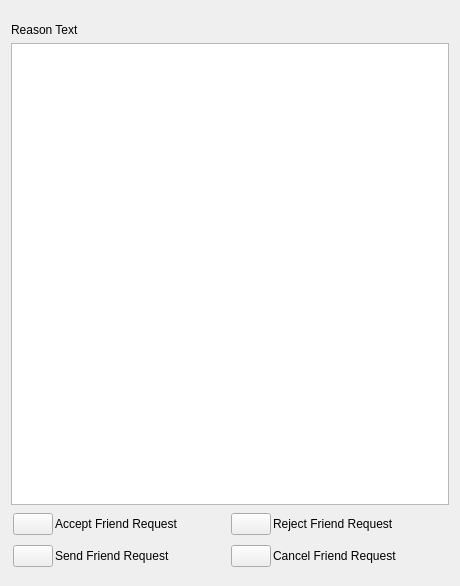
<?xml version="1.0" encoding="UTF-8"?>
<ui version="4.0">
 <class>AppletFriendRequestUi</class>
 <widget class="QWidget" name="AppletFriendRequestUi">
  <property name="geometry">
   <rect>
    <x>0</x>
    <y>0</y>
    <width>460</width>
    <height>586</height>
   </rect>
  </property>
  <property name="sizePolicy">
   <sizepolicy hsizetype="Expanding" vsizetype="Expanding">
    <horstretch>0</horstretch>
    <verstretch>0</verstretch>
   </sizepolicy>
  </property>
  <property name="minimumSize">
   <size>
    <width>0</width>
    <height>0</height>
   </size>
  </property>
  <property name="maximumSize">
   <size>
    <width>16777215</width>
    <height>16777215</height>
   </size>
  </property>
  <property name="windowTitle">
   <string>Friend Request</string>
  </property>
  <layout class="QVBoxLayout" name="verticalLayout">
   <item>
    <widget class="ClipboardPasteWidget" name="m_ClipboardPasteWidget" native="true"/>
   </item>
   <item>
    <widget class="IdentWidget" name="m_IdentWidget" native="true"/>
   </item>
   <item>
    <widget class="QLabel" name="m_ReasonLabel">
     <property name="maximumSize">
      <size>
       <width>16777215</width>
       <height>16777215</height>
      </size>
     </property>
     <property name="text">
      <string>Reason Text</string>
     </property>
    </widget>
   </item>
   <item>
    <widget class="QPlainTextEdit" name="m_RequestTextEdit"/>
   </item>
   <item>
    <widget class="QFrame" name="m_AcceptFrame">
     <property name="sizePolicy">
      <sizepolicy hsizetype="Expanding" vsizetype="Preferred">
       <horstretch>0</horstretch>
       <verstretch>0</verstretch>
      </sizepolicy>
     </property>
     <property name="frameShape">
      <enum>QFrame::Shape::NoFrame</enum>
     </property>
     <property name="frameShadow">
      <enum>QFrame::Shadow::Raised</enum>
     </property>
     <layout class="QHBoxLayout" name="horizontalLayout">
      <property name="spacing">
       <number>2</number>
      </property>
      <property name="leftMargin">
       <number>2</number>
      </property>
      <property name="topMargin">
       <number>2</number>
      </property>
      <property name="rightMargin">
       <number>2</number>
      </property>
      <property name="bottomMargin">
       <number>2</number>
      </property>
      <item>
       <widget class="VxPushButton" name="m_AcceptButton">
        <property name="text">
         <string/>
        </property>
       </widget>
      </item>
      <item>
       <widget class="QLabel" name="m_AcceptLlabel">
        <property name="sizePolicy">
         <sizepolicy hsizetype="Expanding" vsizetype="Preferred">
          <horstretch>0</horstretch>
          <verstretch>0</verstretch>
         </sizepolicy>
        </property>
        <property name="text">
         <string>Accept Friend Request</string>
        </property>
       </widget>
      </item>
      <item>
       <widget class="VxPushButton" name="m_RejectButton">
        <property name="text">
         <string/>
        </property>
       </widget>
      </item>
      <item>
       <widget class="QLabel" name="m_RejectLabel">
        <property name="sizePolicy">
         <sizepolicy hsizetype="Expanding" vsizetype="Preferred">
          <horstretch>0</horstretch>
          <verstretch>0</verstretch>
         </sizepolicy>
        </property>
        <property name="text">
         <string>Reject Friend Request</string>
        </property>
       </widget>
      </item>
     </layout>
    </widget>
   </item>
   <item>
    <widget class="QFrame" name="m_SendFrame">
     <property name="sizePolicy">
      <sizepolicy hsizetype="Expanding" vsizetype="Preferred">
       <horstretch>0</horstretch>
       <verstretch>0</verstretch>
      </sizepolicy>
     </property>
     <property name="frameShape">
      <enum>QFrame::Shape::NoFrame</enum>
     </property>
     <property name="frameShadow">
      <enum>QFrame::Shadow::Raised</enum>
     </property>
     <layout class="QHBoxLayout" name="horizontalLayout_2">
      <property name="spacing">
       <number>2</number>
      </property>
      <property name="leftMargin">
       <number>2</number>
      </property>
      <property name="topMargin">
       <number>2</number>
      </property>
      <property name="rightMargin">
       <number>2</number>
      </property>
      <property name="bottomMargin">
       <number>2</number>
      </property>
      <item>
       <widget class="VxPushButton" name="m_SendButton">
        <property name="text">
         <string/>
        </property>
       </widget>
      </item>
      <item>
       <widget class="QLabel" name="m_SendLlabel">
        <property name="sizePolicy">
         <sizepolicy hsizetype="Expanding" vsizetype="Preferred">
          <horstretch>0</horstretch>
          <verstretch>0</verstretch>
         </sizepolicy>
        </property>
        <property name="text">
         <string>Send Friend Request</string>
        </property>
       </widget>
      </item>
      <item>
       <widget class="VxPushButton" name="m_CancelButton">
        <property name="text">
         <string/>
        </property>
       </widget>
      </item>
      <item>
       <widget class="QLabel" name="m_CancelLabel">
        <property name="sizePolicy">
         <sizepolicy hsizetype="Expanding" vsizetype="Preferred">
          <horstretch>0</horstretch>
          <verstretch>0</verstretch>
         </sizepolicy>
        </property>
        <property name="text">
         <string>Cancel Friend Request</string>
        </property>
       </widget>
      </item>
     </layout>
    </widget>
   </item>
   <item>
    <widget class="ClipboardCopyWidget" name="m_ClipboardCopyWidget" native="true"/>
   </item>
  </layout>
 </widget>
 <customwidgets>
  <customwidget>
   <class>VxPushButton</class>
   <extends>QPushButton</extends>
   <header>VxPushButton.h</header>
  </customwidget>
  <customwidget>
   <class>IdentWidget</class>
   <extends>QWidget</extends>
   <header>IdentWidget.h</header>
   <container>1</container>
  </customwidget>
  <customwidget>
   <class>ClipboardPasteWidget</class>
   <extends>QWidget</extends>
   <header>ClipboardPasteWidget.h</header>
   <container>1</container>
  </customwidget>
  <customwidget>
   <class>ClipboardCopyWidget</class>
   <extends>QWidget</extends>
   <header>ClipboardCopyWidget.h</header>
   <container>1</container>
  </customwidget>
 </customwidgets>
 <resources/>
 <connections/>
</ui>
